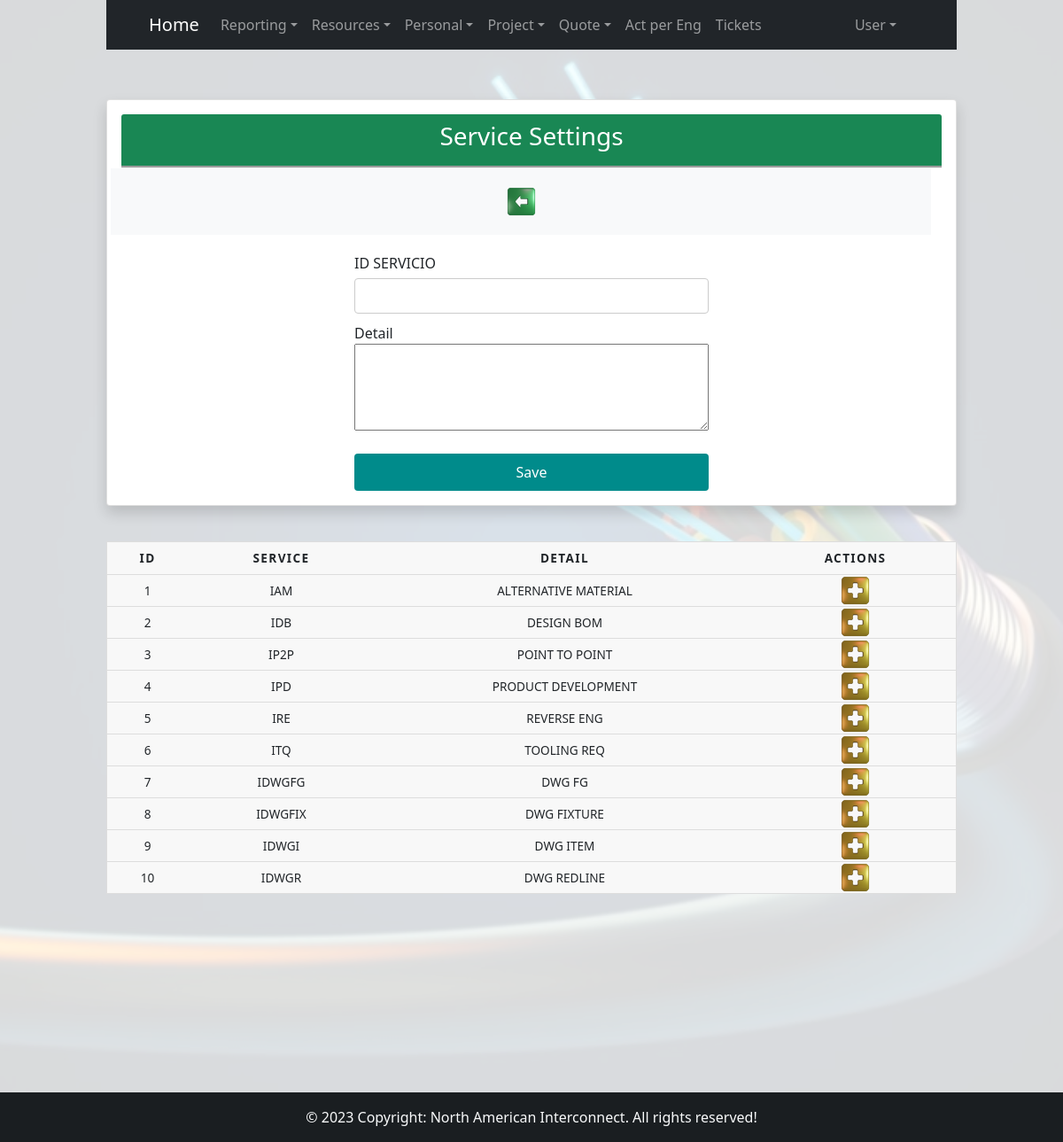
The app's page /pages/proyecto_servicio/proyecto_servicio.php?id=proyecto_alta_application.php (signed in) with its own data.
### tables this page shows
CREATE TABLE `proyecto_servicio` (
  `idProyectoServicio` int(11) NOT NULL,
  `servicio` varchar(30) NOT NULL,
  `descripcion` varchar(100) NOT NULL,
  `fechaCrea` datetime NOT NULL DEFAULT current_timestamp()
);

### pages/proyecto_servicio/proyecto_servicio.php (the view, shortened to what this page needs)
<?php
  include "../../inc/conexion.php";
  include "../../inc/headerBoostrap.php";
?>
<!DOCTYPE html>
  <div class="flex-container w-100">
      <div class="flex-container w-100 mt-3">
          <div class="card shadow p-3 bg-body rounded w-100 m-0 text-center">
              <div class="card-header bg-success text-center text-white fw-bold">
                  <h3>Service Settings</h3>
              </div>
              <div class="row w-100 bg-light">
                  <div class="col">
                      <div class='icon-container' style="margin: 20px 0px;">
                          <a href='../proyecto_alta/proyecto_alta_application.php' id="backIcon">
                              <div class='back-icon-green'></div>
                          </a>
                      </div>
                  </div>
              </div>
              <div class="text-center" style="align-self: center;">
                  <form class="" id="form_cliente" action="servicio_registro.php" method="post">
                      <div class="input-field">
                          <label for="servicio">ID SERVICIO</label>
                          <input name="servicio" type="text" id="servicio" required>
                      </div>
                      <div class="input-field">
                          <label for="descripcion">Detail</label>
                          <textarea id="descripcion" style="width: 100%;"name="descripcion" rows="4" cols="50"></textarea>
                      </div>
                      <input type="submit" value="Save">
                  </form>
              </div>
          </div>
      </div>
  </div>
  <div class="flex-container">
    <table>
      <thead>
        <tr>
          <th>ID</th>
          <th>Service</th>
          <th>Detail</th>
          <th>Actions</th>
        </tr>
      </thead>
  <?php
      $stmt = $dbh->prepare("SELECT idProyectoServicio, servicio, descripcion FROM proyecto_servicio");
      $stmt->execute();
      while ($resultado = $stmt->fetch()) {
          echo "<tr id='" . $resultado->idProyectoServicio . "'>";
          echo "<td>". $resultado->idProyectoServicio . "</td>";
          echo "<td><span class='editSpan servicio'>" . $resultado->servicio . "</span>";
          echo "<input class='editInput servicio' type='text' name='servicio' value='" . $resultado->servicio . "' style='display: none;'></td>";
          echo "<td><span class='editSpan descripcion'>" . $resultado->descripcion . "</span>";
          echo "<input class='editInput descripcion' type='text' name='descripcion' value='" . $resultado->descripcion . "' style='display: none;'></td>";
          echo "<td>
                    <div class='' style='display: flex; justify-content: space-evenly;'>
                        <a class='editBtn' href='#' onclick='editMode(this)'>
                            <div class='icon-container'>
                                <div class='plus-icon-yellow'></div>
                            </div>
                        </a>
                        <a class='guardarBtn' href='#' onclick='editarServicio(this)' style='display: none;'>
                            <div class='icon-container'>
                                <div class='plus-icon-green'></div>
                            </div>
                        </a>
                        <a class='deleteBtn' href='#' onclick='cancel(this)' style='display: none;'>
                            <div class='icon-container'>
                                <div class='cross-icon'></div>
                            </div>
                        </a>
                    </div>
                </td>";
          echo "</tr>";
      }
  ?>
    </table>
  </div>

### css/styleBoostrap.css (style rules this page uses)
* { margin: 0; padding: 0; }
html { height: 100%; }
body { background-image: url("/images/fiberBG.jpg"); background-color: rgba(255,255,255,0.85); background-blend-mode: lighten; background-position: center; background-size: cover; display: flex; flex-direction: column; height: 100%; margin: 0; margin-left: 10%; margin-right: 10%; height: auto; padding-bottom: 200px; }
.flex-container { margin-top: 40px; display: flex; flex-wrap: wrap; flex-direction: column; align-items: center; }
.icon-container { width: auto; display: flex; justify-content: center; }
.icon-container div { height: 35px; width: 35px; }
form { margin-top: 20px; width: 25em; }
.input-field { margin-top: 5px; text-align: left; }
input[type=text], input[type=email], input[type=password], input[type=number], input[type=date], select { width: 100%; padding: 7px 12px; margin-top: 5px; margin-bottom: 5px; display: inline-block; border: 1px solid #ccc; border-radius: 4px; box-sizing: border-box; }
input[type=submit], input[type=button] { width: 100%; align-content: center; background-color: DarkCyan; color: white; padding: 9px 20px; margin-top: 20px; border: none; border-radius: 4px; cursor: pointer; }
table { border: 1px solid #ccc; margin: 0; padding: 0; width: 100%; }
table tr { background-color: #f8f8f8; border: 1px solid #ddd; }
table th, table td { font-size: .85em; text-align: center; }
table th { padding: .600em; font-size: .85em; letter-spacing: .1em; text-transform: uppercase; }
.card-header { border-bottom: groove; }
footer { position: fixed; left: 0; bottom: 0; width: 100%; background-color: #efefef; text-align: center; }
.plus-icon-yellow { background-image: url('/images/icons/plus-icon-yellow.png'); background-size: cover; }
.back-icon-green { background-image: url('/images/icons/back-icon-green.png'); background-size: cover; }

### records on screen
proyecto_servicio: idProyectoServicio "1", servicio "IAM", descripcion "ALTERNATIVE MATERIAL"
proyecto_servicio: idProyectoServicio "2", servicio "IDB", descripcion "DESIGN BOM"
proyecto_servicio: idProyectoServicio "3", servicio "IP2P", descripcion "POINT TO POINT"
proyecto_servicio: idProyectoServicio "4", servicio "IPD", descripcion "PRODUCT DEVELOPMENT"
proyecto_servicio: idProyectoServicio "5", servicio "IRE", descripcion "REVERSE ENG"
proyecto_servicio: idProyectoServicio "6", servicio "ITQ", descripcion "TOOLING REQ"
proyecto_servicio: idProyectoServicio "7", servicio "IDWGFG", descripcion "DWG FG"
proyecto_servicio: idProyectoServicio "8", servicio "IDWGFIX", descripcion "DWG FIXTURE"
proyecto_servicio: idProyectoServicio "9", servicio "IDWGI", descripcion "DWG ITEM"
proyecto_servicio: idProyectoServicio "10", servicio "IDWGR", descripcion "DWG REDLINE"
